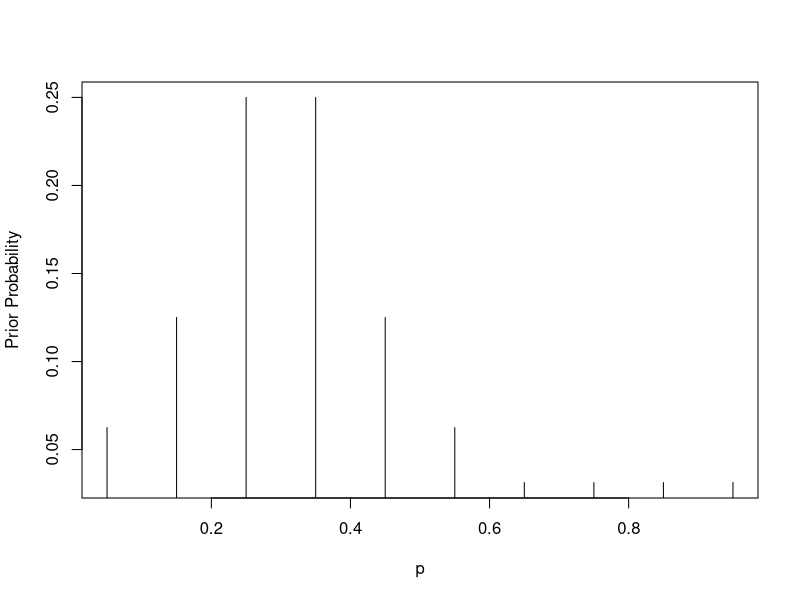
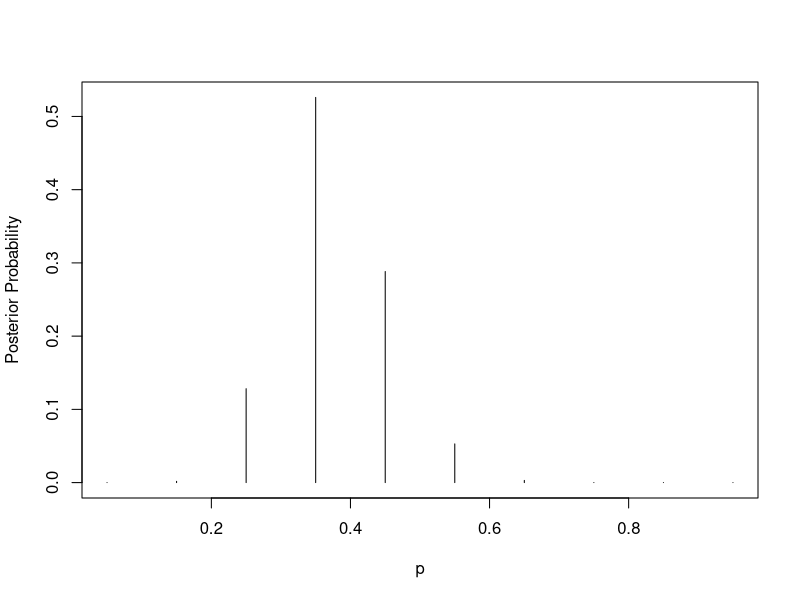
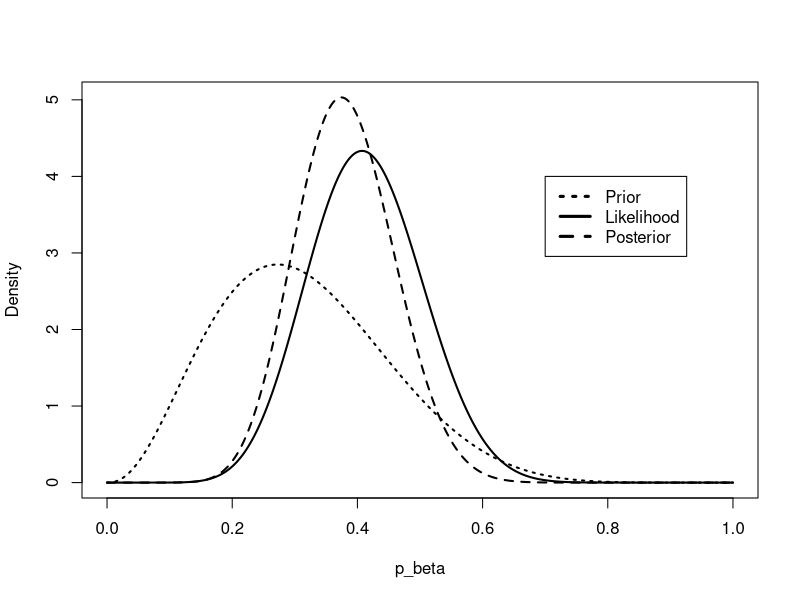

Write the R code that produced these figures, in order.
## ---- chunk 1
cat("\014"); rm(list=ls(all=TRUE)); graphics.off()
## ---- chunk 2
# Possible prior values
p <- seq(0.05,0.95, by = 0.1)

# Assumed prior distribution for the discrete priors
prior <- c(2,4,8,8,4,2,1,1,1,1)
prior <- prior/sum(prior)

# Quick plot of the prior distribution
plot(p,prior,type = "h",ylab = "Prior Probability")

# Assuming 11 of 27 students sleep at least 8 hours a day
likelihood_func <- function(x){
  return(x^(11)*(1-x)^(27-11))
}


# posterior dist = prior dist * likelihood/sum(prior dist * likelihood)
post <- prior*likelihood_func(p)/sum(prior*likelihood_func(p))

# Combining into a data frame
prior_post <- cbind(p,prior,post)
prior_post

# Quick plot of the posterior distribution
plot(p,post,type = "h",ylab = "Posterior Probability")
## ---- chunk 3
# Possible prior values
p_beta <- seq(0,1,length = 500)

# density function parameters
a <- 3.4
b <- 7.4

# Assuming 11 of 27 students sleep at least 8 hours a day
s <- 11    # s : success
f <- 16    # f : fail

# Prior distribution
prior_beta <- dbeta(p_beta,a,b)

# Likelihood distribution
like_beta <- dbeta(p_beta,s+1,f+1)

# Posterior distribution
post_beta <- dbeta(p_beta,a+s,b+f)

# Quick plot
plot(p_beta, post_beta, ylab = "Density", lty = 2, lwd = 2, type = "l")
lines(p_beta, like_beta, lty = 1, lwd = 2)
lines(p_beta, prior_beta, lty = 3, lwd = 2)
legend(0.7, 4, c("Prior", "Likelihood", "Posterior"), lty=c(3,1,2), lwd = c(3,3,3) )


